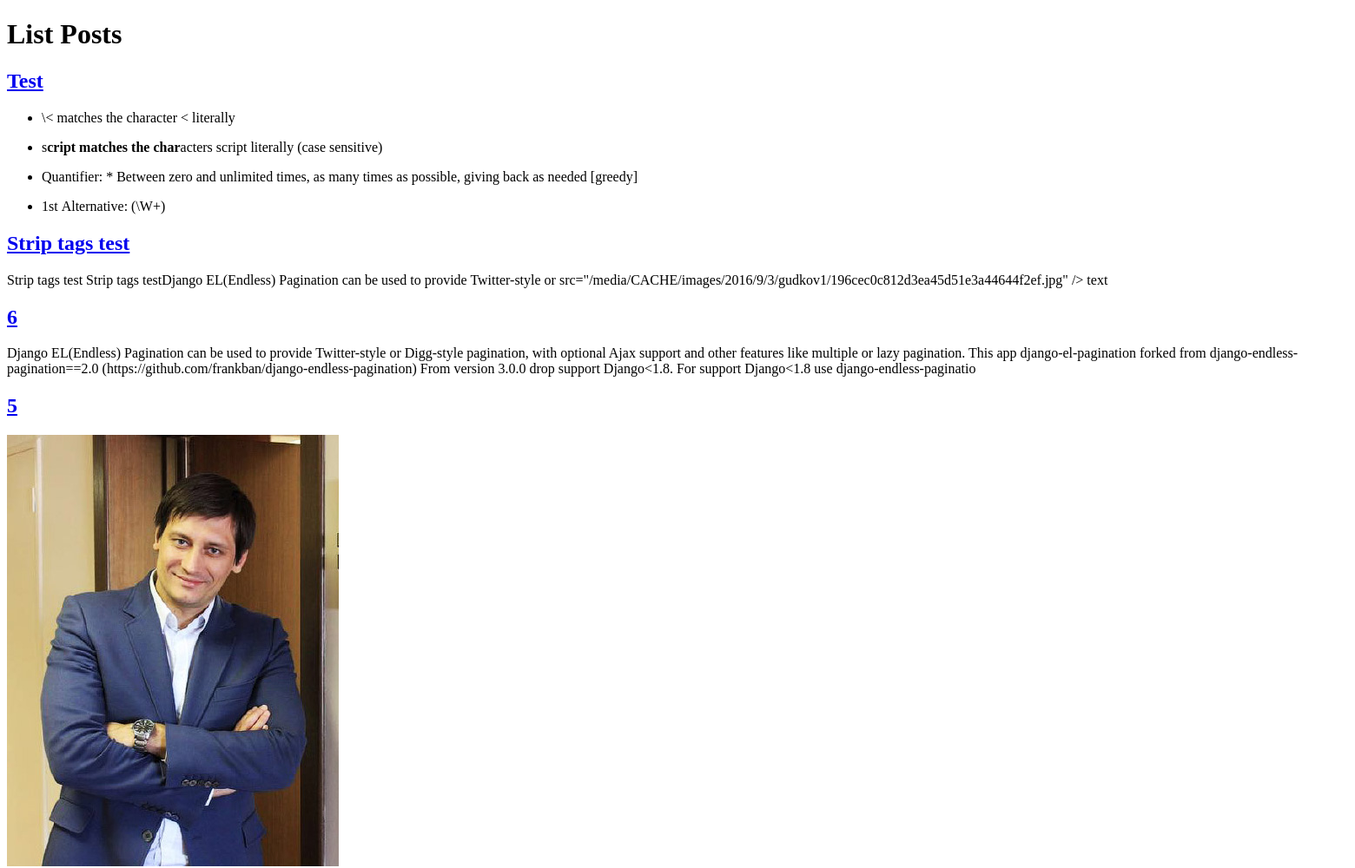
Before: / (upper part) with the older database file.
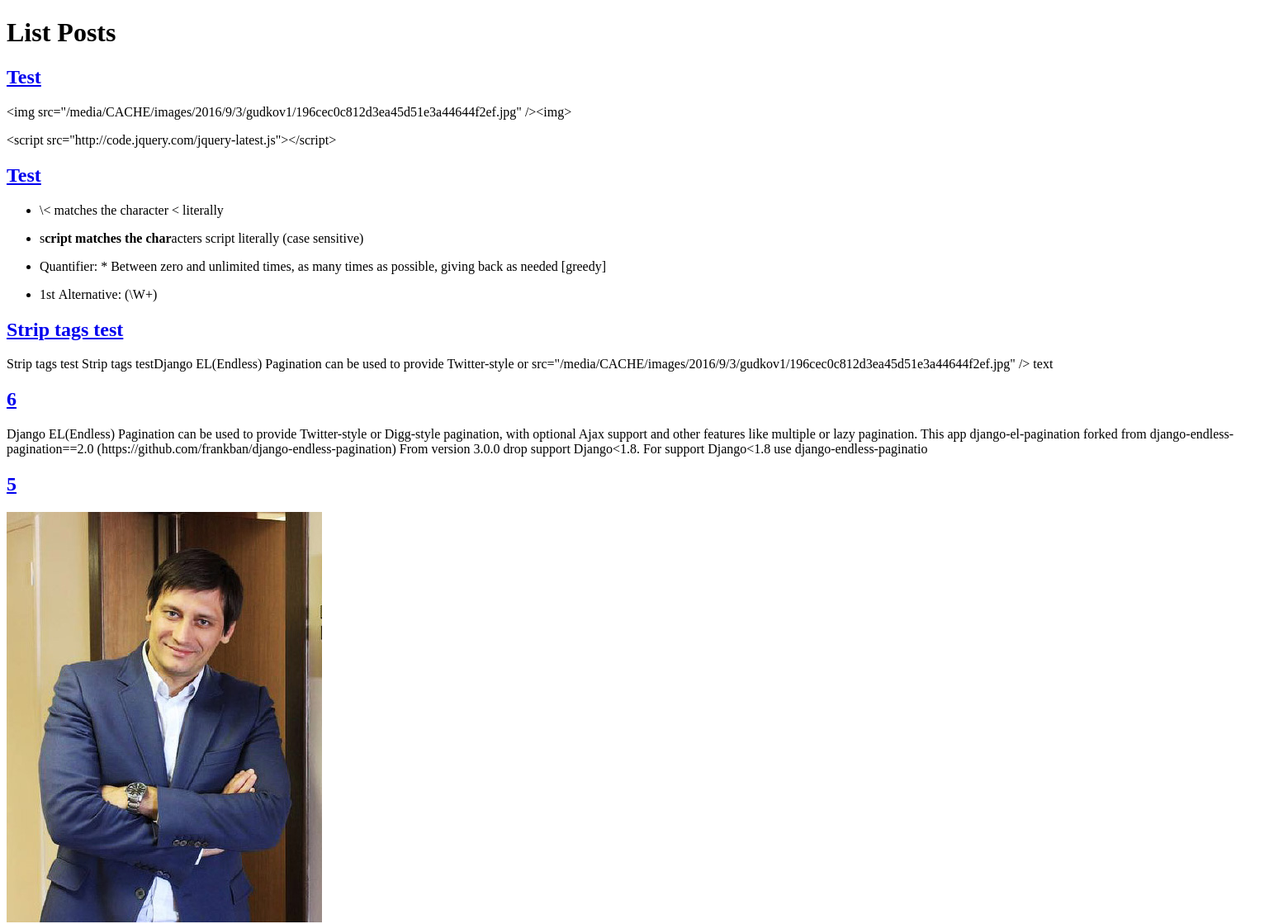
After: the same page with the newer database file.
### blog/models.py (models this page shows, shortened)
class Post(models.Model):
    title = models.CharField(max_length=150)
    description = RichTextField(max_length = 500, config_name = "description",
                                blank=True)
    text = RichTextUploadingField(config_name = "post")
    today = datetime.date.today()
    post_image = models.ImageField(upload_to =
                        str(today.year)+'/'
                        +str(today.month)+'/'+str(today.day)+'/', blank=True)
    post_image.short_description = 'Image'
    def get_image(self):
        return mark_safe('<img src="%s" />' % (self.post_thumbnail.url))
    get_image.short_description = 'Thumbnail'
    post_thumbnail = ImageSpecField(source='post_image',
                                processors=[ResizeToFit(640, 480)],
                                format='JPEG',
                                options={'quality': 85})
    created = models.DateTimeField(auto_now_add=True)
    edited = models.DateTimeField(auto_now=True)
    published = models.DateTimeField(default=timezone.now)
    author = models.ForeignKey('User') ###
    category = models.ForeignKey('Category')
    tags = models.ManyToManyField('Tag',
                                        related_name='posts',
                                        related_query_name='post',
                                        blank=True)
    url = models.SlugField(blank=True)
    STATUS = (
                ("D", "Draft"),
                ("P","Published"),
    )
    status = models.CharField(max_length=1, choices=STATUS, default="D")
    ordering = ('-published',)
    def get_absolute_url(self):
        cat_url = slugify(self.category)
        post_url = slugify(self.title)
        return "/%s/%s-%i/" % (slugify(self.category), self.url, self.id)

### blog/views.py (the view)
# urls.py: url(r'^$', views.Index, name='Index'),
def Index(request):
    template = 'list.html'
    page_template = 'list_page.html'
    context = {
        'posts': Post.objects.filter(status="P").order_by('-published'),
        'page_template': page_template
    }
    if request.is_ajax():
        template = page_template
    return render(request, template, context )

### blog/models.py (called while the page is built)
    def __str__(self):
        return self.name

### templates/list.html (shortened to what this page needs)
{% extends "index.html" %}
{% block content %}
<h1>List Posts</h1>
{% include page_template %}
{% endblock %}

### templates/list_page.html (shortened to what this page needs)
{% load el_pagination_tags %}
{% autoescape off %}
{% for post in posts %}
  <div class="post">
    <a href="{{ post.get_absolute_url }}"><h2>{{ post.title }}</h2></a>
    {% if post.post_image %}
    <div class="thumbnail">
        {{ post.get_image }}
    </div>
    {% endif %}
    <p>
      {{ post.description }}
    </p>
  </div>
{% endfor %}
{% endautoescape %}

Changed rows visible on the page:
added Post: title "Test", description "<img src=\"/media/CACHE/images/2016/9/3/gudkov1/196cec0c812d3ea45d51e3a44644f2ef.jpg\" /><img> <script src=\"http://code.jquery.com/jquery-latest.js\"></script>"
